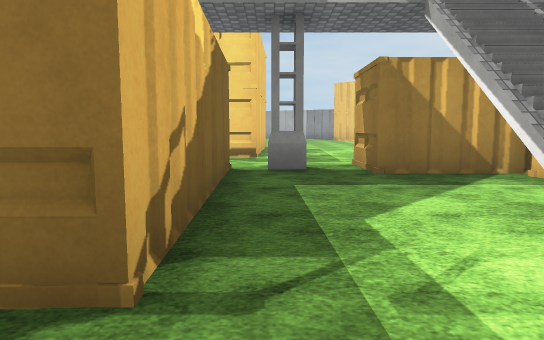
view 1 (above)

24 first-person views from a walk through a Unity game level. The camera is 1.2 m above the floor, tilts 6° down and sees 70° across. The floor is counted in squares, 1.8 m on a side. Each view is taken from the middle of a square. On the plan, view 1 faces up. The plan holds only what a view shows up to about 11 squares ahead; the rest is blank. The place goes on beyond the plan. Flat ground stands in for the terrain. The player is left out. Surface patterns are stand-ins for the level's own textures.

view 2
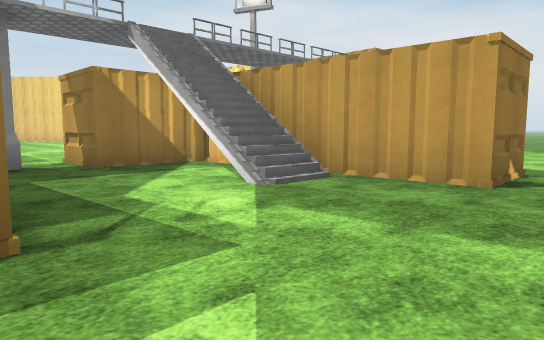

view 3
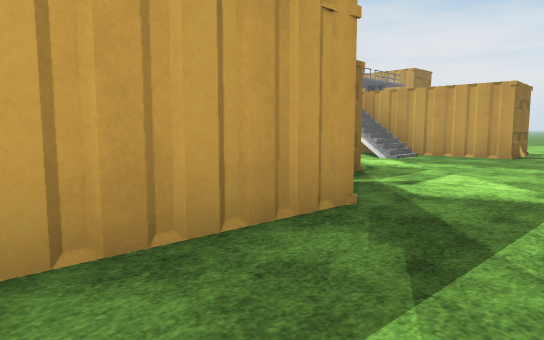

view 4
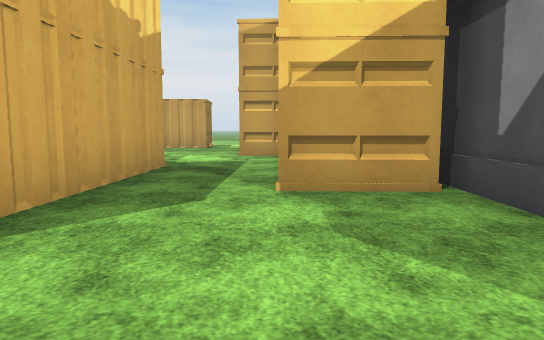

view 5
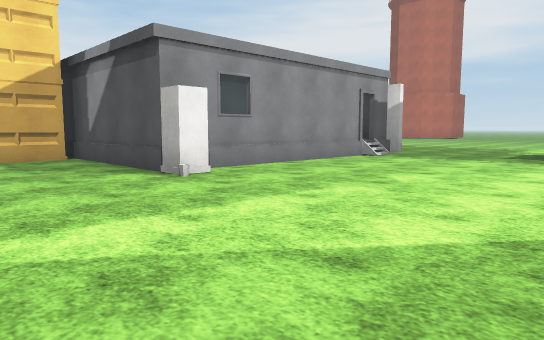

view 6
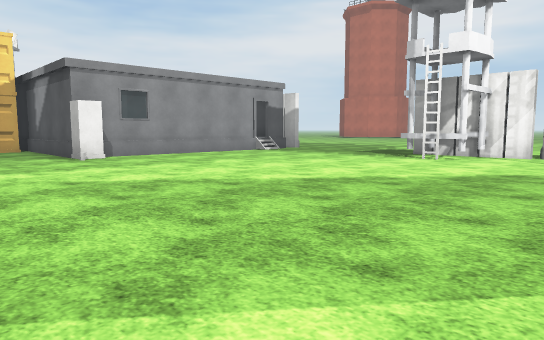

view 7
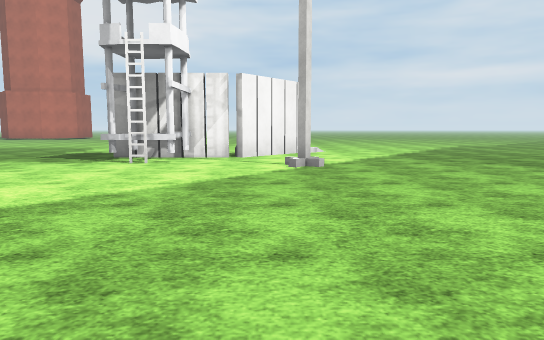

view 8
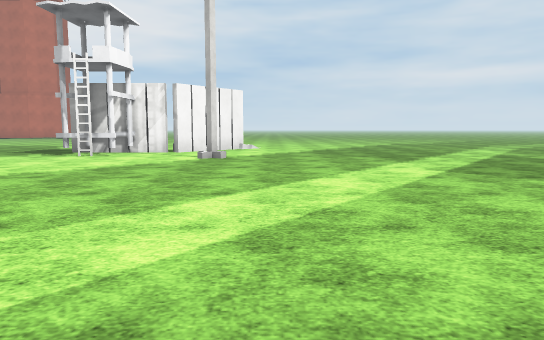

view 9
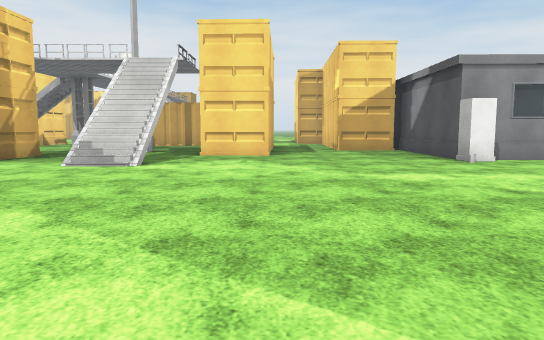

view 10
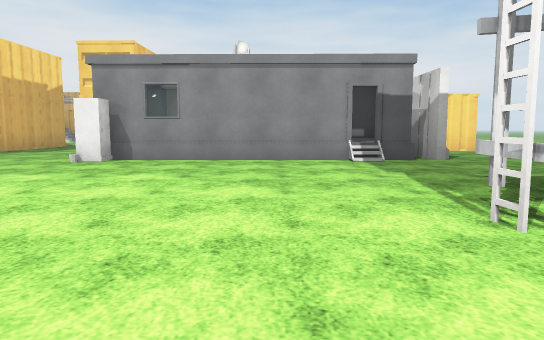

view 11
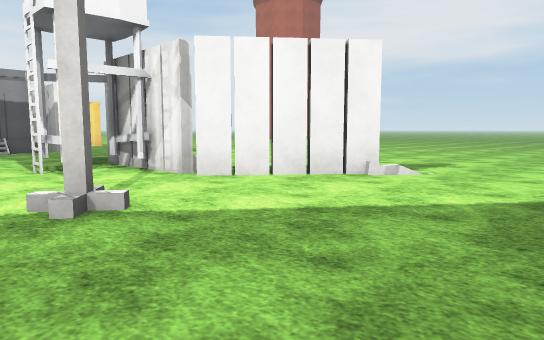

view 12
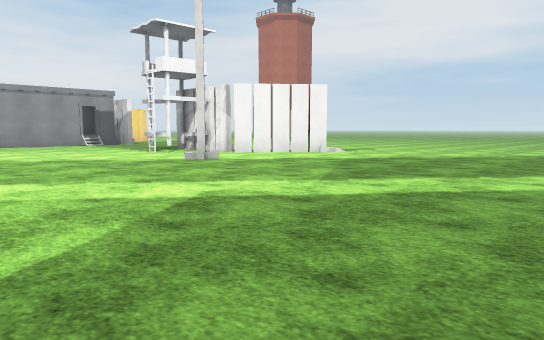

view 13
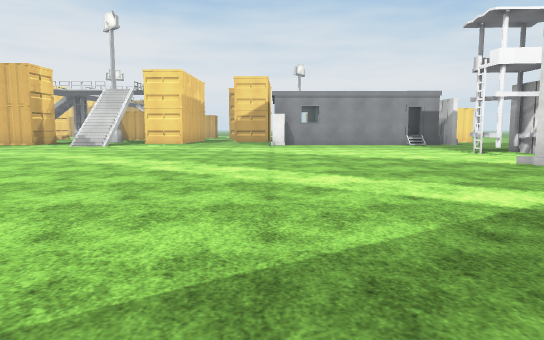

view 14
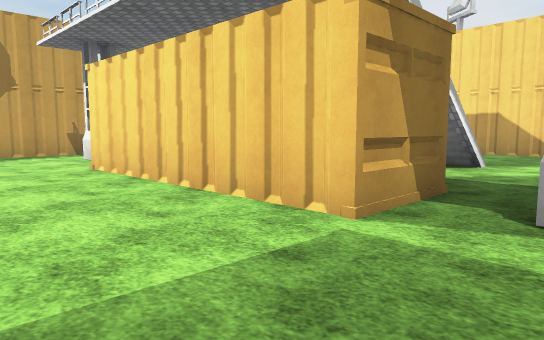

view 15
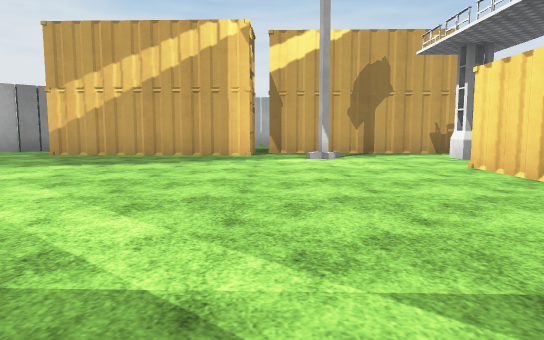

view 16
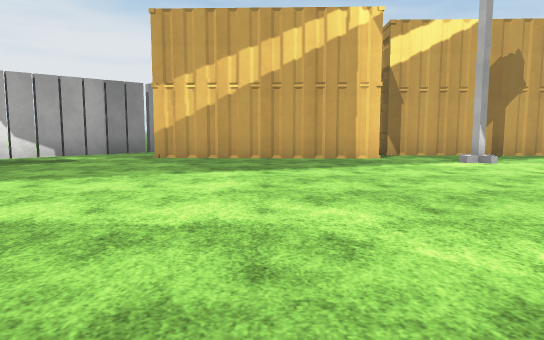

view 17
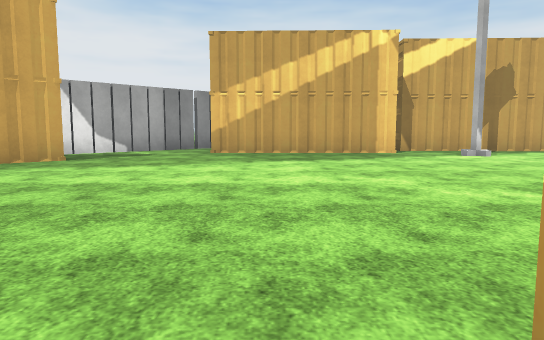

view 18
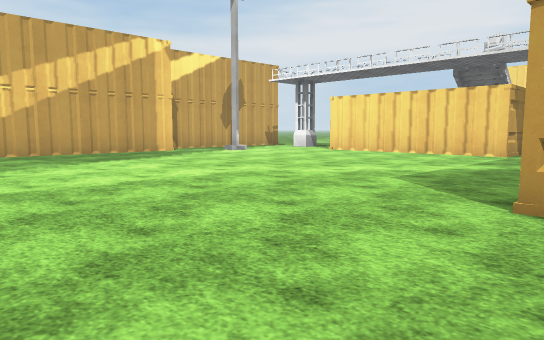

view 19
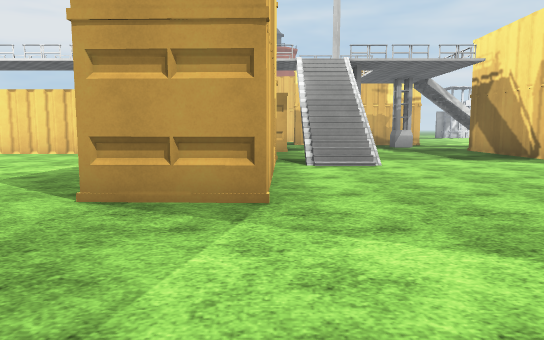

view 20
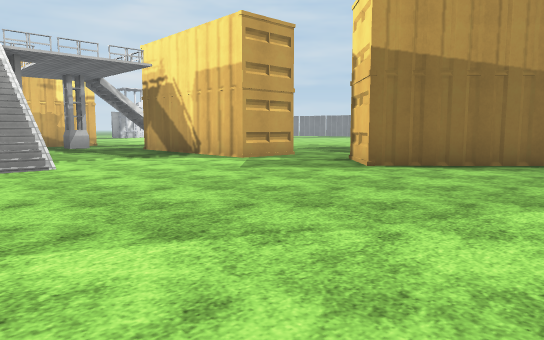

view 21
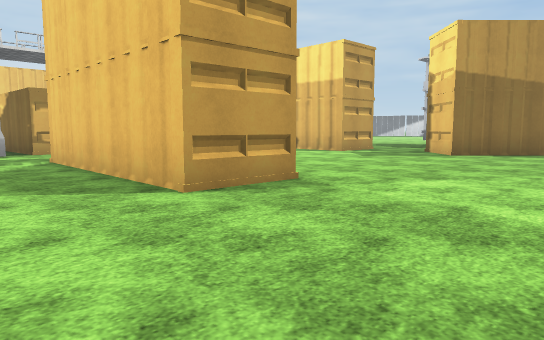

view 22
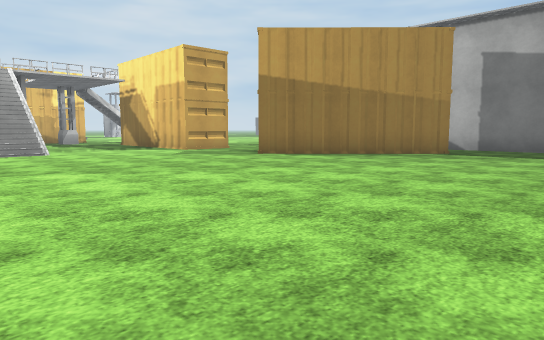

view 23
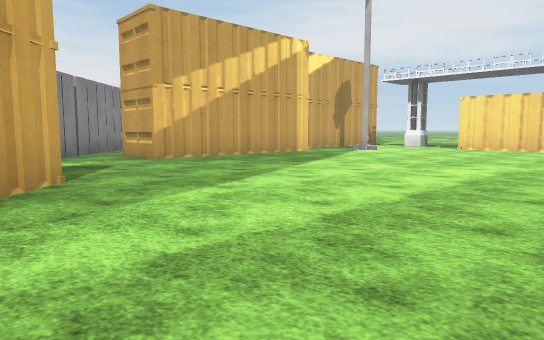

view 24
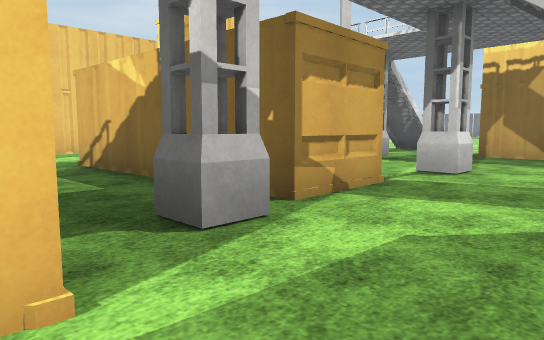

### Floor plan
Key: @ floor where view 1 was taken; # wall or solid block; . main floor; : floor 0.75 m higher than the main floor; / step, stairs or slope; O other object.
Columns run from 27 left of view 1 to 13 right of it. Each row starts with its distance up from view 1.
 22                        ....
 21                   .........  ....   #
 20              #.............  .....####
 19              #.............  ........##
 18                ........................#
 17                ##......................##
 16                 ##...................##
 15                  ##..................#
 14                  ##......##..........#
 13                  ........##..........#
 12                  ........##..........##
 11                  .##...//##...........##
 10                    #...//##.........#.#
  9                    #...//.............#
  8                    #..................#
  7                    #...O...O.#####..O.#
  6                  .##.....##..###      #
  5                 .......   #....#
  4               ..//..O     #..//#
  3            .....//...     #..//#
  2          ............     #....#
  1         ...........#     ......## ..
  0       .............######..@.......
 -1      ..........................
 -2    ...................# ...#####
 -3   ....................#  ###
 -4  ................O#####
 -5  .................#
 -6  .................#
 -7  .................# #
 -8  .................# #
 -9  .......#.........# #
-10 ...........OO..../::#
-11 ..........###.....###
-12   .......##  .......

Positions as (right, up) in squares from view 1, and headings:
1: (0, 0), facing up
2: (-1, -1), facing up-right
3: (-6, -2), facing up-right
4: (-10, -2), facing right
5: (-15, -1), facing down-right
6: (-19, -1), facing down-right
7: (-18, -2), facing down
8: (-20, 0), facing down
9: (-18, 0), facing right
10: (-18, -8), facing right
11: (-22, -8), facing down-right
12: (-26, -4), facing down-right
13: (-26, -4), facing right
14: (0, 10), facing down-right
15: (0, 11), facing right
16: (1, 14), facing right
17: (-1, 15), facing right
18: (-1, 18), facing down-right
19: (-2, 18), facing down
20: (-2, 18), facing down-left
21: (2, 18), facing down-left
22: (-1, 22), facing down-left
23: (2, 21), facing down-right
24: (2, 9), facing down-left
